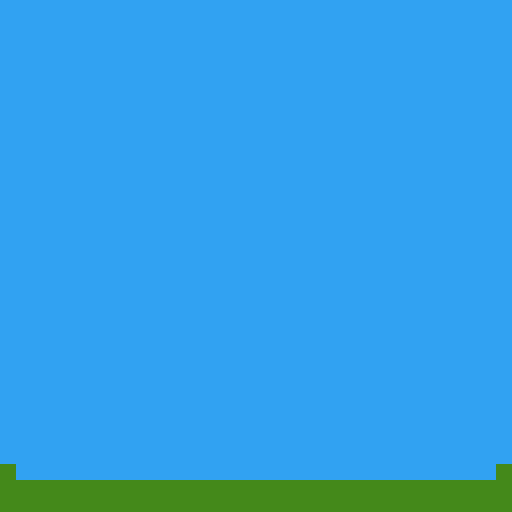

Tiled map render using the project's own tile images. Description and the map definition, with tile-layer contents summarised, below:
An orthogonal 32x32 tile map with 16x16 px tiles, 1 tile layer (Tile Layer 1).

<map version="1.0" orientation="orthogonal" renderorder="right-down" width="32" height="32" tilewidth="16" tileheight="16">
 <tileset firstgid="1" name="tilemap" tilewidth="16" tileheight="16">
  <image source="../sprites/tilemap.png" width="128" height="128" />
 </tileset>
 <layer name="Tile Layer 1" width="32" height="32">
  <data>[1024 cells, 1024 non-empty, 2 distinct tile ids]</data>
 </layer>
</map>
